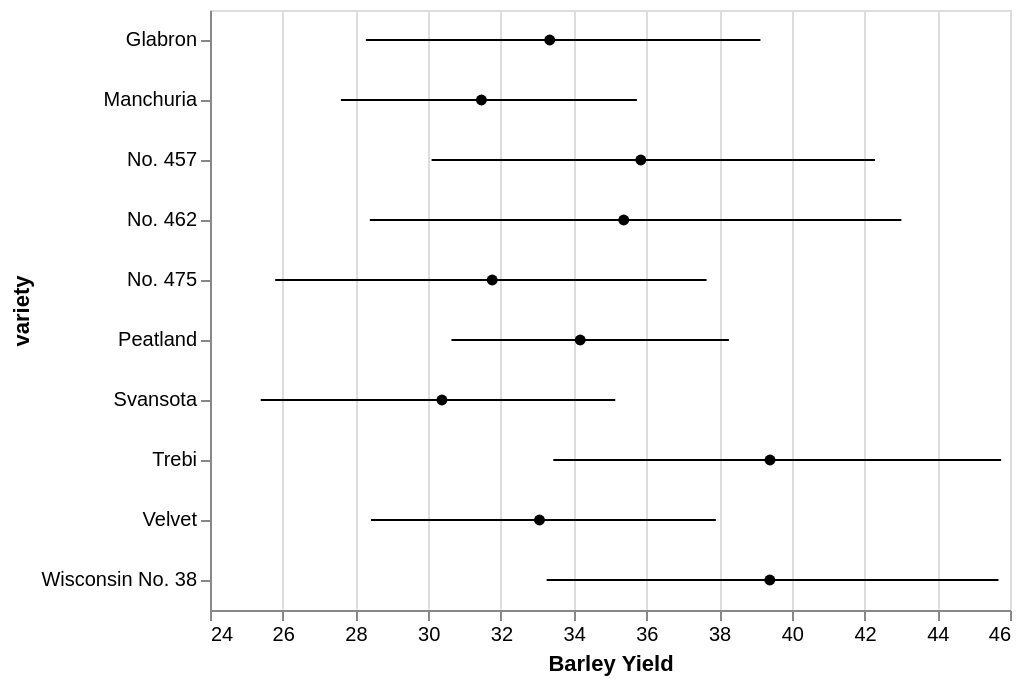

Write a Vega-Lite specification for this figure.
### Vega-Lite specification from a JSON file in a GitHub repository (floating-point values rounded to 4 significant figures)
{"config": {"view": {"height": 300, "width": 400}}, "layer": [{"encoding": {"y": {"field": "variety", "type": "nominal"}, "x": {"type": "quantitative", "field": "yield", "aggregate": "mean", "scale": {"zero": false}, "axis": {"title": "Barley Yield"}}, "color": {"value": "black"}}, "data": {"values": [{"variety": "Manchuria", "yield": 27.0, "site": "University Farm", "year": 1931}, {"variety": "Manchuria", "yield": 48.87, "site": "Waseca", "year": 1931}, {"variety": "Manchuria", "yield": 27.43, "site": "Morris", "year": 1931}, {"variety": "Manchuria", "yield": 39.93, "site": "Crookston", "year": 1931}, {"variety": "Manchuria", "yield": 32.97, "site": "Grand Rapids", "year": 1931}, {"variety": "Manchuria", "yield": 28.97, "site": "Duluth", "year": 1931}, {"variety": "Glabron", "yield": 43.07, "site": "University Farm", "year": 1931}, {"variety": "Glabron", "yield": 55.2, "site": "Waseca", "year": 1931}, {"variety": "Glabron", "yield": 28.77, "site": "Morris", "year": 1931}, {"variety": "Glabron", "yield": 38.13, "site": "Crookston", "year": 1931}, {"variety": "Glabron", "yield": 29.13, "site": "Grand Rapids", "year": 1931}, {"variety": "Glabron", "yield": 29.67, "site": "Duluth", "year": 1931}, {"variety": "Svansota", "yield": 35.13, "site": "University Farm", "year": 1931}, {"variety": "Svansota", "yield": 47.33, "site": "Waseca", "year": 1931}, {"variety": "Svansota", "yield": 25.77, "site": "Morris", "year": 1931}, {"variety": "Svansota", "yield": 40.47, "site": "Crookston", "year": 1931}, {"variety": "Svansota", "yield": 29.67, "site": "Grand Rapids", "year": 1931}, {"variety": "Svansota", "yield": 25.7, "site": "Duluth", "year": 1931}, {"variety": "Velvet", "yield": 39.9, "site": "University Farm", "year": 1931}, {"variety": "Velvet", "yield": 50.23, "site": "Waseca", "year": 1931}, {"variety": "Velvet", "yield": 26.13, "site": "Morris", "year": 1931}, {"variety": "Velvet", "yield": 41.33, "site": "Crookston", "year": 1931}, {"variety": "Velvet", "yield": 23.03, "site": "Grand Rapids", "year": 1931}, {"variety": "Velvet", "yield": 26.3, "site": "Duluth", "year": 1931}, {"variety": "Trebi", "yield": 36.57, "site": "University Farm", "year": 1931}, {"variety": "Trebi", "yield": 63.83, "site": "Waseca", "year": 1931}, {"variety": "Trebi", "yield": 43.77, "site": "Morris", "year": 1931}, {"variety": "Trebi", "yield": 46.93, "site": "Crookston", "year": 1931}, {"variety": "Trebi", "yield": 29.77, "site": "Grand Rapids", "year": 1931}, {"variety": "Trebi", "yield": 33.93, "site": "Duluth", "year": 1931}, {"variety": "No. 457", "yield": 43.27, "site": "University Farm", "year": 1931}, {"variety": "No. 457", "yield": 58.1, "site": "Waseca", "year": 1931}, {"variety": "No. 457", "yield": 28.7, "site": "Morris", "year": 1931}, {"variety": "No. 457", "yield": 45.67, "site": "Crookston", "year": 1931}, {"variety": "No. 457", "yield": 32.17, "site": "Grand Rapids", "year": 1931}, {"variety": "No. 457", "yield": 33.6, "site": "Duluth", "year": 1931}, {"variety": "No. 462", "yield": 36.6, "site": "University Farm", "year": 1931}, {"variety": "No. 462", "yield": 65.77, "site": "Waseca", "year": 1931}, {"variety": "No. 462", "yield": 30.37, "site": "Morris", "year": 1931}, {"variety": "No. 462", "yield": 48.57, "site": "Crookston", "year": 1931}, {"variety": "No. 462", "yield": 24.93, "site": "Grand Rapids", "year": 1931}, {"variety": "No. 462", "yield": 28.1, "site": "Duluth", "year": 1931}, {"variety": "Peatland", "yield": 32.77, "site": "University Farm", "year": 1931}, {"variety": "Peatland", "yield": 48.57, "site": "Waseca", "year": 1931}, {"variety": "Peatland", "yield": 29.87, "site": "Morris", "year": 1931}, {"variety": "Peatland", "yield": 41.6, "site": "Crookston", "year": 1931}, {"variety": "Peatland", "yield": 34.7, "site": "Grand Rapids", "year": 1931}, {"variety": "Peatland", "yield": 32.0, "site": "Duluth", "year": 1931}, {"variety": "No. 475", "yield": 24.67, "site": "University Farm", "year": 1931}, {"variety": "No. 475", "yield": 46.77, "site": "Waseca", "year": 1931}, {"variety": "No. 475", "yield": 22.6, "site": "Morris", "year": 1931}, {"variety": "No. 475", "yield": 44.1, "site": "Crookston", "year": 1931}, {"variety": "No. 475", "yield": 19.7, "site": "Grand Rapids", "year": 1931}, {"variety": "No. 475", "yield": 33.07, "site": "Duluth", "year": 1931}, {"variety": "Wisconsin No. 38", "yield": 39.3, "site": "University Farm", "year": 1931}, {"variety": "Wisconsin No. 38", "yield": 58.8, "site": "Waseca", "year": 1931}, {"variety": "Wisconsin No. 38", "yield": 29.47, "site": "Morris", "year": 1931}, {"variety": "Wisconsin No. 38", "yield": 49.87, "site": "Crookston", "year": 1931}, {"variety": "Wisconsin No. 38", "yield": 34.47, "site": "Grand Rapids", "year": 1931}, {"variety": "Wisconsin No. 38", "yield": 31.6, "site": "Duluth", "year": 1931}, {"variety": "Manchuria", "yield": 26.9, "site": "University Farm", "year": 1932}, {"variety": "Manchuria", "yield": 33.47, "site": "Waseca", "year": 1932}, {"variety": "Manchuria", "yield": 34.37, "site": "Morris", "year": 1932}, {"variety": "Manchuria", "yield": 32.97, "site": "Crookston", "year": 1932}, {"variety": "Manchuria", "yield": 22.13, "site": "Grand Rapids", "year": 1932}, {"variety": "Manchuria", "yield": 22.57, "site": "Duluth", "year": 1932}, {"variety": "Glabron", "yield": 36.8, "site": "University Farm", "year": 1932}, {"variety": "Glabron", "yield": 37.73, "site": "Waseca", "year": 1932}, {"variety": "Glabron", "yield": 35.13, "site": "Morris", "year": 1932}, {"variety": "Glabron", "yield": 26.17, "site": "Crookston", "year": 1932}, {"variety": "Glabron", "yield": 14.43, "site": "Grand Rapids", "year": 1932}, {"variety": "Glabron", "yield": 25.87, "site": "Duluth", "year": 1932}, {"variety": "Svansota", "yield": 27.43, "site": "University Farm", "year": 1932}, {"variety": "Svansota", "yield": 38.5, "site": "Waseca", "year": 1932}, {"variety": "Svansota", "yield": 35.03, "site": "Morris", "year": 1932}, {"variety": "Svansota", "yield": 20.63, "site": "Crookston", "year": 1932}, {"variety": "Svansota", "yield": 16.63, "site": "Grand Rapids", "year": 1932}, {"variety": "Svansota", "yield": 22.23, "site": "Duluth", "year": 1932}, {"variety": "Velvet", "yield": 26.8, "site": "University Farm", "year": 1932}, {"variety": "Velvet", "yield": 37.4, "site": "Waseca", "year": 1932}, {"variety": "Velvet", "yield": 38.83, "site": "Morris", "year": 1932}, {"variety": "Velvet", "yield": 32.07, "site": "Crookston", "year": 1932}, {"variety": "Velvet", "yield": 32.23, "site": "Grand Rapids", "year": 1932}, {"variety": "Velvet", "yield": 22.47, "site": "Duluth", "year": 1932}, {"variety": "Trebi", "yield": 29.07, "site": "University Farm", "year": 1932}, {"variety": "Trebi", "yield": 49.23, "site": "Waseca", "year": 1932}, {"variety": "Trebi", "yield": 46.63, "site": "Morris", "year": 1932}, {"variety": "Trebi", "yield": 41.83, "site": "Crookston", "year": 1932}, {"variety": "Trebi", "yield": 20.63, "site": "Grand Rapids", "year": 1932}, {"variety": "Trebi", "yield": 30.6, "site": "Duluth", "year": 1932}, {"variety": "No. 457", "yield": 26.43, "site": "University Farm", "year": 1932}, {"variety": "No. 457", "yield": 42.2, "site": "Waseca", "year": 1932}, {"variety": "No. 457", "yield": 43.53, "site": "Morris", "year": 1932}, {"variety": "No. 457", "yield": 34.33, "site": "Crookston", "year": 1932}, {"variety": "No. 457", "yield": 19.47, "site": "Grand Rapids", "year": 1932}, {"variety": "No. 457", "yield": 22.7, "site": "Duluth", "year": 1932}, {"variety": "No. 462", "yield": 25.57, "site": "University Farm", "year": 1932}, {"variety": "No. 462", "yield": 44.7, "site": "Waseca", "year": 1932}, {"variety": "No. 462", "yield": 47.0, "site": "Morris", "year": 1932}, {"variety": "No. 462", "yield": 30.53, "site": "Crookston", "year": 1932}, {"variety": "No. 462", "yield": 19.9, "site": "Grand Rapids", "year": 1932}, {"variety": "No. 462", "yield": 22.5, "site": "Duluth", "year": 1932}, {"variety": "Peatland", "yield": 28.07, "site": "University Farm", "year": 1932}, {"variety": "Peatland", "yield": 36.03, "site": "Waseca", "year": 1932}, {"variety": "Peatland", "yield": 43.2, "site": "Morris", "year": 1932}, {"variety": "Peatland", "yield": 25.23, "site": "Crookston", "year": 1932}, {"variety": "Peatland", "yield": 26.77, "site": "Grand Rapids", "year": 1932}, {"variety": "Peatland", "yield": 31.37, "site": "Duluth", "year": 1932}, {"variety": "No. 475", "yield": 30.0, "site": "University Farm", "year": 1932}, {"variety": "No. 475", "yield": 41.27, "site": "Waseca", "year": 1932}, {"variety": "No. 475", "yield": 44.23, "site": "Morris", "year": 1932}, {"variety": "No. 475", "yield": 32.13, "site": "Crookston", "year": 1932}, {"variety": "No. 475", "yield": 15.23, "site": "Grand Rapids", "year": 1932}, {"variety": "No. 475", "yield": 27.37, "site": "Duluth", "year": 1932}, {"variety": "Wisconsin No. 38", "yield": 38.0, "site": "University Farm", "year": 1932}, {"variety": "Wisconsin No. 38", "yield": 58.17, "site": "Waseca", "year": 1932}, {"variety": "Wisconsin No. 38", "yield": 47.17, "site": "Morris", "year": 1932}, {"variety": "Wisconsin No. 38", "yield": 35.9, "site": "Crookston", "year": 1932}, {"variety": "Wisconsin No. 38", "yield": 20.67, "site": "Grand Rapids", "year": 1932}, {"variety": "Wisconsin No. 38", "yield": 29.33, "site": "Duluth", "year": 1932}]}, "mark": {"filled": true, "type": "point"}}, {"encoding": {"y": {"field": "variety", "type": "nominal"}, "x": {"field": "yield", "aggregate": "ci0", "type": "quantitative"}, "x2": {"aggregate": "ci1", "field": "yield", "type": "quantitative"}}, "data": {"values": [{"variety": "Manchuria", "yield": 27.0, "site": "University Farm", "year": 1931}, {"variety": "Manchuria", "yield": 48.87, "site": "Waseca", "year": 1931}, {"variety": "Manchuria", "yield": 27.43, "site": "Morris", "year": 1931}, {"variety": "Manchuria", "yield": 39.93, "site": "Crookston", "year": 1931}, {"variety": "Manchuria", "yield": 32.97, "site": "Grand Rapids", "year": 1931}, {"variety": "Manchuria", "yield": 28.97, "site": "Duluth", "year": 1931}, {"variety": "Glabron", "yield": 43.07, "site": "University Farm", "year": 1931}, {"variety": "Glabron", "yield": 55.2, "site": "Waseca", "year": 1931}, {"variety": "Glabron", "yield": 28.77, "site": "Morris", "year": 1931}, {"variety": "Glabron", "yield": 38.13, "site": "Crookston", "year": 1931}, {"variety": "Glabron", "yield": 29.13, "site": "Grand Rapids", "year": 1931}, {"variety": "Glabron", "yield": 29.67, "site": "Duluth", "year": 1931}, {"variety": "Svansota", "yield": 35.13, "site": "University Farm", "year": 1931}, {"variety": "Svansota", "yield": 47.33, "site": "Waseca", "year": 1931}, {"variety": "Svansota", "yield": 25.77, "site": "Morris", "year": 1931}, {"variety": "Svansota", "yield": 40.47, "site": "Crookston", "year": 1931}, {"variety": "Svansota", "yield": 29.67, "site": "Grand Rapids", "year": 1931}, {"variety": "Svansota", "yield": 25.7, "site": "Duluth", "year": 1931}, {"variety": "Velvet", "yield": 39.9, "site": "University Farm", "year": 1931}, {"variety": "Velvet", "yield": 50.23, "site": "Waseca", "year": 1931}, {"variety": "Velvet", "yield": 26.13, "site": "Morris", "year": 1931}, {"variety": "Velvet", "yield": 41.33, "site": "Crookston", "year": 1931}, {"variety": "Velvet", "yield": 23.03, "site": "Grand Rapids", "year": 1931}, {"variety": "Velvet", "yield": 26.3, "site": "Duluth", "year": 1931}, {"variety": "Trebi", "yield": 36.57, "site": "University Farm", "year": 1931}, {"variety": "Trebi", "yield": 63.83, "site": "Waseca", "year": 1931}, {"variety": "Trebi", "yield": 43.77, "site": "Morris", "year": 1931}, {"variety": "Trebi", "yield": 46.93, "site": "Crookston", "year": 1931}, {"variety": "Trebi", "yield": 29.77, "site": "Grand Rapids", "year": 1931}, {"variety": "Trebi", "yield": 33.93, "site": "Duluth", "year": 1931}, {"variety": "No. 457", "yield": 43.27, "site": "University Farm", "year": 1931}, {"variety": "No. 457", "yield": 58.1, "site": "Waseca", "year": 1931}, {"variety": "No. 457", "yield": 28.7, "site": "Morris", "year": 1931}, {"variety": "No. 457", "yield": 45.67, "site": "Crookston", "year": 1931}, {"variety": "No. 457", "yield": 32.17, "site": "Grand Rapids", "year": 1931}, {"variety": "No. 457", "yield": 33.6, "site": "Duluth", "year": 1931}, {"variety": "No. 462", "yield": 36.6, "site": "University Farm", "year": 1931}, {"variety": "No. 462", "yield": 65.77, "site": "Waseca", "year": 1931}, {"variety": "No. 462", "yield": 30.37, "site": "Morris", "year": 1931}, {"variety": "No. 462", "yield": 48.57, "site": "Crookston", "year": 1931}, {"variety": "No. 462", "yield": 24.93, "site": "Grand Rapids", "year": 1931}, {"variety": "No. 462", "yield": 28.1, "site": "Duluth", "year": 1931}, {"variety": "Peatland", "yield": 32.77, "site": "University Farm", "year": 1931}, {"variety": "Peatland", "yield": 48.57, "site": "Waseca", "year": 1931}, {"variety": "Peatland", "yield": 29.87, "site": "Morris", "year": 1931}, {"variety": "Peatland", "yield": 41.6, "site": "Crookston", "year": 1931}, {"variety": "Peatland", "yield": 34.7, "site": "Grand Rapids", "year": 1931}, {"variety": "Peatland", "yield": 32.0, "site": "Duluth", "year": 1931}, {"variety": "No. 475", "yield": 24.67, "site": "University Farm", "year": 1931}, {"variety": "No. 475", "yield": 46.77, "site": "Waseca", "year": 1931}, {"variety": "No. 475", "yield": 22.6, "site": "Morris", "year": 1931}, {"variety": "No. 475", "yield": 44.1, "site": "Crookston", "year": 1931}, {"variety": "No. 475", "yield": 19.7, "site": "Grand Rapids", "year": 1931}, {"variety": "No. 475", "yield": 33.07, "site": "Duluth", "year": 1931}, {"variety": "Wisconsin No. 38", "yield": 39.3, "site": "University Farm", "year": 1931}, {"variety": "Wisconsin No. 38", "yield": 58.8, "site": "Waseca", "year": 1931}, {"variety": "Wisconsin No. 38", "yield": 29.47, "site": "Morris", "year": 1931}, {"variety": "Wisconsin No. 38", "yield": 49.87, "site": "Crookston", "year": 1931}, {"variety": "Wisconsin No. 38", "yield": 34.47, "site": "Grand Rapids", "year": 1931}, {"variety": "Wisconsin No. 38", "yield": 31.6, "site": "Duluth", "year": 1931}, {"variety": "Manchuria", "yield": 26.9, "site": "University Farm", "year": 1932}, {"variety": "Manchuria", "yield": 33.47, "site": "Waseca", "year": 1932}, {"variety": "Manchuria", "yield": 34.37, "site": "Morris", "year": 1932}, {"variety": "Manchuria", "yield": 32.97, "site": "Crookston", "year": 1932}, {"variety": "Manchuria", "yield": 22.13, "site": "Grand Rapids", "year": 1932}, {"variety": "Manchuria", "yield": 22.57, "site": "Duluth", "year": 1932}, {"variety": "Glabron", "yield": 36.8, "site": "University Farm", "year": 1932}, {"variety": "Glabron", "yield": 37.73, "site": "Waseca", "year": 1932}, {"variety": "Glabron", "yield": 35.13, "site": "Morris", "year": 1932}, {"variety": "Glabron", "yield": 26.17, "site": "Crookston", "year": 1932}, {"variety": "Glabron", "yield": 14.43, "site": "Grand Rapids", "year": 1932}, {"variety": "Glabron", "yield": 25.87, "site": "Duluth", "year": 1932}, {"variety": "Svansota", "yield": 27.43, "site": "University Farm", "year": 1932}, {"variety": "Svansota", "yield": 38.5, "site": "Waseca", "year": 1932}, {"variety": "Svansota", "yield": 35.03, "site": "Morris", "year": 1932}, {"variety": "Svansota", "yield": 20.63, "site": "Crookston", "year": 1932}, {"variety": "Svansota", "yield": 16.63, "site": "Grand Rapids", "year": 1932}, {"variety": "Svansota", "yield": 22.23, "site": "Duluth", "year": 1932}, {"variety": "Velvet", "yield": 26.8, "site": "University Farm", "year": 1932}, {"variety": "Velvet", "yield": 37.4, "site": "Waseca", "year": 1932}, {"variety": "Velvet", "yield": 38.83, "site": "Morris", "year": 1932}, {"variety": "Velvet", "yield": 32.07, "site": "Crookston", "year": 1932}, {"variety": "Velvet", "yield": 32.23, "site": "Grand Rapids", "year": 1932}, {"variety": "Velvet", "yield": 22.47, "site": "Duluth", "year": 1932}, {"variety": "Trebi", "yield": 29.07, "site": "University Farm", "year": 1932}, {"variety": "Trebi", "yield": 49.23, "site": "Waseca", "year": 1932}, {"variety": "Trebi", "yield": 46.63, "site": "Morris", "year": 1932}, {"variety": "Trebi", "yield": 41.83, "site": "Crookston", "year": 1932}, {"variety": "Trebi", "yield": 20.63, "site": "Grand Rapids", "year": 1932}, {"variety": "Trebi", "yield": 30.6, "site": "Duluth", "year": 1932}, {"variety": "No. 457", "yield": 26.43, "site": "University Farm", "year": 1932}, {"variety": "No. 457", "yield": 42.2, "site": "Waseca", "year": 1932}, {"variety": "No. 457", "yield": 43.53, "site": "Morris", "year": 1932}, {"variety": "No. 457", "yield": 34.33, "site": "Crookston", "year": 1932}, {"variety": "No. 457", "yield": 19.47, "site": "Grand Rapids", "year": 1932}, {"variety": "No. 457", "yield": 22.7, "site": "Duluth", "year": 1932}, {"variety": "No. 462", "yield": 25.57, "site": "University Farm", "year": 1932}, {"variety": "No. 462", "yield": 44.7, "site": "Waseca", "year": 1932}, {"variety": "No. 462", "yield": 47.0, "site": "Morris", "year": 1932}, {"variety": "No. 462", "yield": 30.53, "site": "Crookston", "year": 1932}, {"variety": "No. 462", "yield": 19.9, "site": "Grand Rapids", "year": 1932}, {"variety": "No. 462", "yield": 22.5, "site": "Duluth", "year": 1932}, {"variety": "Peatland", "yield": 28.07, "site": "University Farm", "year": 1932}, {"variety": "Peatland", "yield": 36.03, "site": "Waseca", "year": 1932}, {"variety": "Peatland", "yield": 43.2, "site": "Morris", "year": 1932}, {"variety": "Peatland", "yield": 25.23, "site": "Crookston", "year": 1932}, {"variety": "Peatland", "yield": 26.77, "site": "Grand Rapids", "year": 1932}, {"variety": "Peatland", "yield": 31.37, "site": "Duluth", "year": 1932}, {"variety": "No. 475", "yield": 30.0, "site": "University Farm", "year": 1932}, {"variety": "No. 475", "yield": 41.27, "site": "Waseca", "year": 1932}, {"variety": "No. 475", "yield": 44.23, "site": "Morris", "year": 1932}, {"variety": "No. 475", "yield": 32.13, "site": "Crookston", "year": 1932}, {"variety": "No. 475", "yield": 15.23, "site": "Grand Rapids", "year": 1932}, {"variety": "No. 475", "yield": 27.37, "site": "Duluth", "year": 1932}, {"variety": "Wisconsin No. 38", "yield": 38.0, "site": "University Farm", "year": 1932}, {"variety": "Wisconsin No. 38", "yield": 58.17, "site": "Waseca", "year": 1932}, {"variety": "Wisconsin No. 38", "yield": 47.17, "site": "Morris", "year": 1932}, {"variety": "Wisconsin No. 38", "yield": 35.9, "site": "Crookston", "year": 1932}, {"variety": "Wisconsin No. 38", "yield": 20.67, "site": "Grand Rapids", "year": 1932}, {"variety": "Wisconsin No. 38", "yield": 29.33, "site": "Duluth", "year": 1932}]}, "mark": "rule"}], "$schema": "https://vega.github.io/schema/vega-lite/v2.4.1.json"}
